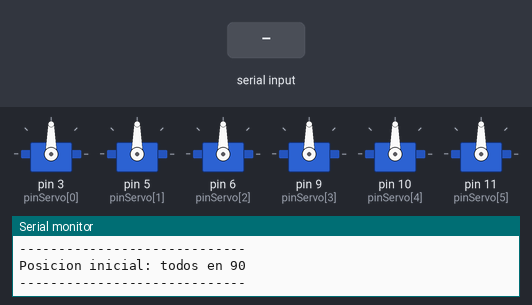
A sketch run on a simulated Arduino Uno, built with avr-gcc and run on an emulated ATmega328P. On the bench: 6 × servo, the last lines printed to the serial monitor. The test bench sets the inputs (shaded band).

Above: at 3.4 s.
3.5 s: "D0\n" received over the second serial link
At 5.4 s:
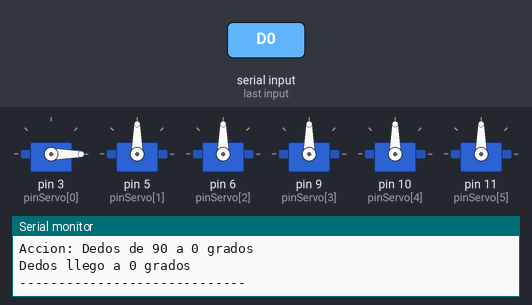
6.5 s: "MU0\n" received over the second serial link
At 8.7 s:
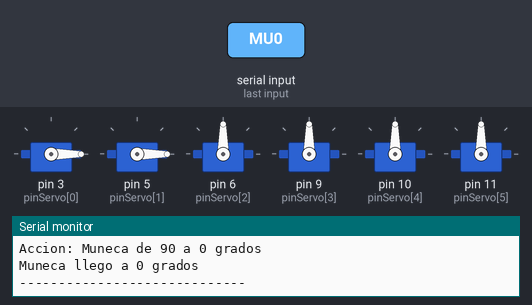
9.5 s: "MA0\n" received over the second serial link
At 11.4 s:
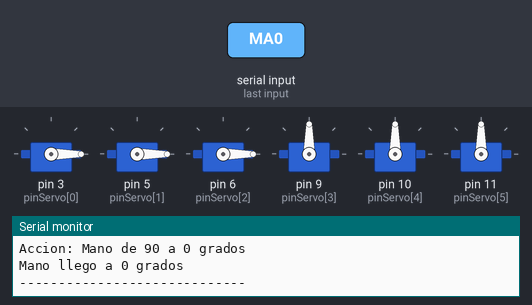
12.5 s: "D90\n" received over the second serial link
At 14.7 s:
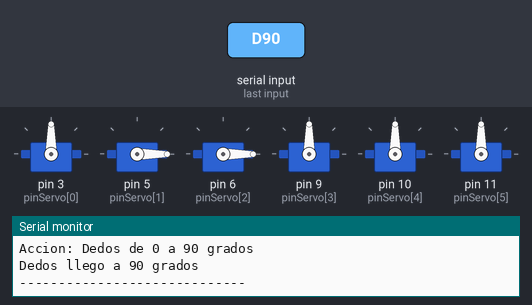
15.5 s: "D180\n" received over the second serial link
At 18.0 s:
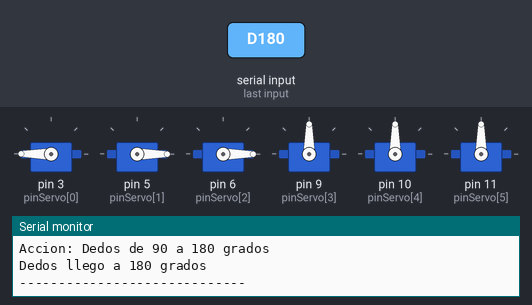
18.5 s: "MU90\n" received over the second serial link
At 20.7 s:
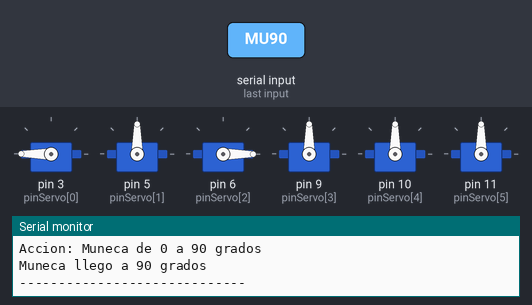
Timing chart, 0 to 22.2 s (numbered marks = the images above; inputs shaded):
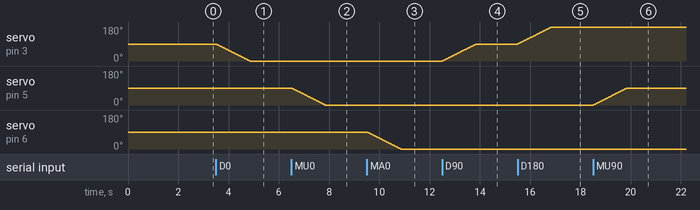

Measured:
- after the input at 3.5 s, servo on pin 3 (pinServo[0]): moves from 90° to 0° over 1.3 s, starting at once
- after the input at 6.5 s, servo on pin 5 (pinServo[1]): moves from 90° to 0° over 1.3 s, starting at once
- after the input at 9.5 s, servo on pin 6 (pinServo[2]): moves from 90° to 0° over 1.3 s, starting at once
- after the input at 12.5 s, servo on pin 3 (pinServo[0]): moves from 0° to 90° over 1.3 s, starting at once
- after the input at 15.5 s, servo on pin 3 (pinServo[0]): moves from 90° to 180° over 1.3 s, starting at once
- after the input at 18.5 s, servo on pin 5 (pinServo[1]): moves from 0° to 90° over 1.3 s, starting at once

The sketch:

version_anterior.ino
```cpp
#include <Servo.h>
#include <SoftwareSerial.h>

SoftwareSerial bluetooth(13, 12);   // D13 = RX (desde TX del HC-05), D12 = TX (hacia RX del HC-05)

// ============================================================
// ARTICULACIONES
// ============================================================
const byte DEDOS  = 0;
const byte MUNECA = 1;
const byte MANO   = 2;
const byte CODO   = 3;
const byte BRAZO  = 4;
const byte HOMBRO = 5;

const byte CANTIDAD_ARTICULACIONES = 6;

Servo servos[CANTIDAD_ARTICULACIONES];

//                                                 Dedos  Muneca  Mano  Codo  Brazo  Hombro
const byte pinServo[CANTIDAD_ARTICULACIONES]      = {  3,      5,    6,    9,   10,     11};
const char* nombreArticulacion[CANTIDAD_ARTICULACIONES] = {"Dedos", "Muneca", "Mano", "Codo", "Brazo", "Hombro"};

// ============================================================
// LIMITES DE SEGURIDAD (en grados)
// Codo y Brazo se limitan para que el brazo no golpee la mesa.
// ============================================================
//                                                 Dedos  Muneca  Mano  Codo  Brazo  Hombro
const byte anguloMinimo[CANTIDAD_ARTICULACIONES] = {   0,      0,    0,   60,    60,      0};
const byte anguloMaximo[CANTIDAD_ARTICULACIONES] = { 180,    180,  180,  120,   120,    180};

// Con el Brazo vertical, el Codo gana 30 grados por lado (30 - 150)
const byte LIBERTAD_EXTRA_CODO = 30;
const byte BRAZO_VERTICAL      = 90;

// ============================================================
// ESTADO DE LOS SERVOS (compartido con la interrupcion)
// ============================================================
volatile byte anguloActual[CANTIDAD_ARTICULACIONES];
volatile byte anguloDestino[CANTIDAD_ARTICULACIONES];
volatile byte servosQueLlegaron = 0;   // Bit N = 1 cuando el servo N llego a destino

// Movimiento del Brazo que espera a que el Codo vuelva a su rango normal
const int SIN_ESPERA = -1;
int anguloBrazoEnEspera = SIN_ESPERA;

// ============================================================
// INTERRUPCION DEL TIMER2 (cada ~15 ms)
// Avanza 1 grado cada servo que todavia no llego a su destino.
// ============================================================
ISR(TIMER2_COMPA_vect)
{
    for (byte articulacion = 0; articulacion < CANTIDAD_ARTICULACIONES; articulacion++)
    {
        if (anguloActual[articulacion] == anguloDestino[articulacion])
            continue;

        if (anguloActual[articulacion] < anguloDestino[articulacion])
            anguloActual[articulacion]++;
        else
            anguloActual[articulacion]--;

        servos[articulacion].write(anguloActual[articulacion]);

        if (anguloActual[articulacion] == anguloDestino[articulacion])
            servosQueLlegaron |= (1 << articulacion);
    }
}

// Timer2 en modo CTC: 16 MHz / 1024 / (233 + 1) = ~15 ms
void iniciarTimerMovimiento()
{
    noInterrupts();

    TCCR2A = (1 << WGM21);                              // Modo CTC
    TCCR2B = (1 << CS22) | (1 << CS21) | (1 << CS20);   // Prescaler 1024
    TCNT2  = 0;
    OCR2A  = 233;
    TIMSK2 = (1 << OCIE2A);                              // Habilitar interrupcion

    interrupts();
}

bool brazoQuietoEnVertical()
{
    return anguloActual[BRAZO] == BRAZO_VERTICAL && anguloDestino[BRAZO] == BRAZO_VERTICAL;
}

void calcularLimites(byte articulacion, int &limiteInferior, int &limiteSuperior)
{
    limiteInferior = anguloMinimo[articulacion];
    limiteSuperior = anguloMaximo[articulacion];

    if (articulacion == CODO && brazoQuietoEnVertical())
    {
        limiteInferior -= LIBERTAD_EXTRA_CODO;
        limiteSuperior += LIBERTAD_EXTRA_CODO;
    }
}

// Fija el destino de una articulacion; el movimiento lo hace la interrupcion
void moverArticulacion(byte articulacion, int anguloPedido)
{
    int limiteInferior, limiteSuperior;
    calcularLimites(articulacion, limiteInferior, limiteSuperior);

    int anguloPermitido = anguloPedido;
    if (anguloPermitido < limiteInferior) anguloPermitido = limiteInferior;
    if (anguloPermitido > limiteSuperior) anguloPermitido = limiteSuperior;

    // Si el Codo esta fuera de su rango normal, primero vuelve el Codo y despues se mueve el Brazo
    if (articulacion == BRAZO && anguloPermitido != BRAZO_VERTICAL)
    {
        byte codoMinimoNormal = anguloMinimo[CODO];
        byte codoMaximoNormal = anguloMaximo[CODO];
        byte destinoCodo      = anguloDestino[CODO];

        bool codoFueraDeRango =
            destinoCodo < codoMinimoNormal || destinoCodo > codoMaximoNormal ||
            anguloActual[CODO] < codoMinimoNormal || anguloActual[CODO] > codoMaximoNormal;

        if (codoFueraDeRango)
        {
            byte anguloSeguroCodo = destinoCodo;
            if (destinoCodo < codoMinimoNormal) anguloSeguroCodo = codoMinimoNormal;
            if (destinoCodo > codoMaximoNormal) anguloSeguroCodo = codoMaximoNormal;

            Serial.print("Seguridad: el Codo vuelve primero a ");
            Serial.print(anguloSeguroCodo);
            Serial.println(" grados antes de mover el Brazo");

            anguloDestino[CODO] = anguloSeguroCodo;
            anguloBrazoEnEspera = anguloPermitido;
            return;
        }
    }

    Serial.print("Accion: ");
    Serial.print(nombreArticulacion[articulacion]);
    Serial.print(" de ");
    Serial.print(anguloActual[articulacion]);
    Serial.print(" a ");
    Serial.print(anguloPermitido);
    Serial.print(" grados");

    if (anguloPermitido != anguloPedido)
    {
        Serial.print("  (pedido ");
        Serial.print(anguloPedido);
        Serial.print(", limitado a [");
        Serial.print(limiteInferior);
        Serial.print(" - ");
        Serial.print(limiteSuperior);
        Serial.print("])");
    }
    Serial.println();

    anguloDestino[articulacion] = anguloPermitido;
}

void moverBrazoSiCodoListo()
{
    if (anguloBrazoEnEspera == SIN_ESPERA)
        return;

    if (anguloActual[CODO] != anguloDestino[CODO])
        return;

    int anguloBrazo = anguloBrazoEnEspera;
    anguloBrazoEnEspera = SIN_ESPERA;

    Serial.println("Codo en rango seguro, ahora se mueve el Brazo");
    moverArticulacion(BRAZO, anguloBrazo);
}

void detenerTodo()
{
    noInterrupts();
    for (byte articulacion = 0; articulacion < CANTIDAD_ARTICULACIONES; articulacion++)
        anguloDestino[articulacion] = anguloActual[articulacion];
    interrupts();

    anguloBrazoEnEspera = SIN_ESPERA;

    Serial.println("PARADA: todos los servos quedan donde estan");
}

void informarLlegadas()
{
    if (servosQueLlegaron == 0)
        return;

    noInterrupts();
    byte llegaron = servosQueLlegaron;
    servosQueLlegaron = 0;
    interrupts();

    for (byte articulacion = 0; articulacion < CANTIDAD_ARTICULACIONES; articulacion++)
    {
        if (llegaron & (1 << articulacion))
        {
            Serial.print(nombreArticulacion[articulacion]);
            Serial.print(" llego a ");
            Serial.print(anguloActual[articulacion]);
            Serial.println(" grados");
            Serial.println("-----------------------------");
        }
    }
}

void setup()
{
    Serial.begin(9600);
    bluetooth.begin(9600);

    // Arranque seguro: cada servo va a 90 grados antes de attach() para evitar
    // el salto inicial, y se encienden de a uno para no sumar picos de corriente
    for (byte articulacion = 0; articulacion < CANTIDAD_ARTICULACIONES; articulacion++)
    {
        byte anguloInicial = (anguloMinimo[articulacion] + anguloMaximo[articulacion]) / 2;
        anguloActual[articulacion]  = anguloInicial;
        anguloDestino[articulacion] = anguloInicial;

        servos[articulacion].write(anguloInicial);
        servos[articulacion].attach(pinServo[articulacion]);
        delay(300);
    }

    iniciarTimerMovimiento();

    Serial.println("=== CONTROL DEL BRAZO (con interrupciones) ===");
    Serial.println("Comandos (entre corchetes, donde queda realmente):");
    Serial.println("Dedos:  D0    D90    D180");
    Serial.println("Muneca: MU0   MU90   MU180");
    Serial.println("Mano:   MA0   MA90   MA180");
    Serial.println("Codo:   C0    C90    C180    [60 / 90 / 120]");
    Serial.println("        con Brazo en 90:     [30 / 90 / 150]");
    Serial.println("Brazo:  B0    B90    B180    [60 / 90 / 120]");
    Serial.println("Hombro: H0    H90    H180");
    Serial.println("X = detener todo");
    Serial.println("-----------------------------");
    Serial.println("Posicion inicial: todos en 90");
    Serial.println("-----------------------------");
}

void loop()
{
    informarLlegadas();
    moverBrazoSiCodoListo();

    if (bluetooth.available())
    {
        String comando = bluetooth.readStringUntil('\n');
        comando.trim();
        comando.toUpperCase();
        comando.replace(" ", "");

        if (comando.length() == 0)
            return;

        if (comando.length() > 5)
        {
            Serial.println("Comando demasiado largo");
            return;
        }

        Serial.print("Comando recibido: ");
        Serial.println(comando);

        if (comando == "X")             detenerTodo();

        else if (comando == "D0")       moverArticulacion(DEDOS, 0);
        else if (comando == "D90")      moverArticulacion(DEDOS, 90);
        else if (comando == "D180")     moverArticulacion(DEDOS, 180);

        else if (comando == "MU0")      moverArticulacion(MUNECA, 0);
        else if (comando == "MU90")     moverArticulacion(MUNECA, 90);
        else if (comando == "MU180")    moverArticulacion(MUNECA, 180);

        else if (comando == "MA0")      moverArticulacion(MANO, 0);
        else if (comando == "MA90")     moverArticulacion(MANO, 90);
        else if (comando == "MA180")    moverArticulacion(MANO, 180);

        else if (comando == "C0")       moverArticulacion(CODO, 0);
        else if (comando == "C90")      moverArticulacion(CODO, 90);
        else if (comando == "C180")     moverArticulacion(CODO, 180);

        else if (comando == "B0")       moverArticulacion(BRAZO, 0);
        else if (comando == "B90")      moverArticulacion(BRAZO, 90);
        else if (comando == "B180")     moverArticulacion(BRAZO, 180);

        else if (comando == "H0")       moverArticulacion(HOMBRO, 0);
        else if (comando == "H90")      moverArticulacion(HOMBRO, 90);
        else if (comando == "H180")     moverArticulacion(HOMBRO, 180);

        else
            Serial.println("Comando no valido");
    }
}
```
